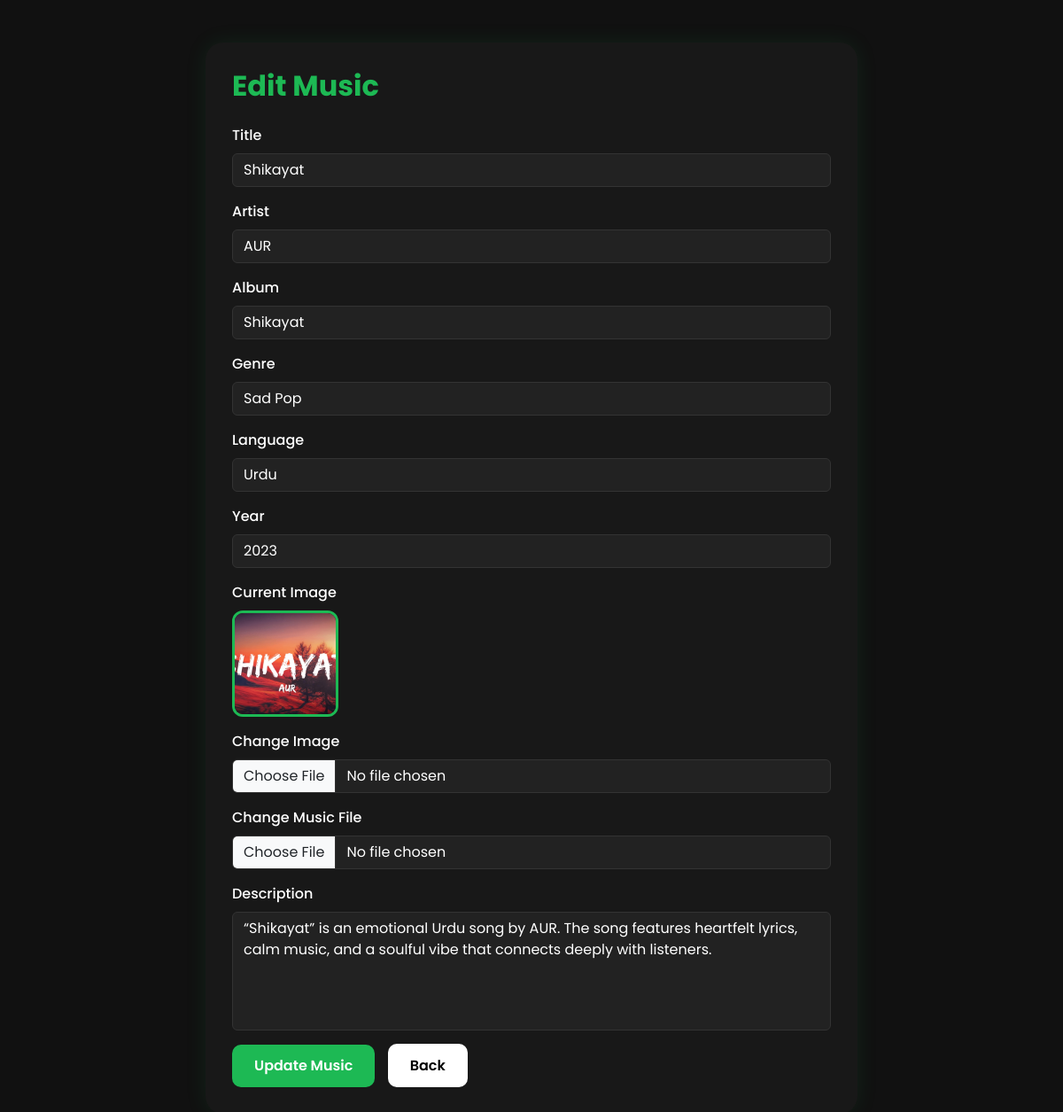
/admin/music/edit-music.php?id=1 (signed in), run on the app's committed database.
### tables this page shows
CREATE TABLE `music` (
  `id` int(11) NOT NULL,
  `title` varchar(255) NOT NULL,
  `artist` varchar(255) NOT NULL,
  `album` varchar(255) NOT NULL,
  `genre` varchar(100) NOT NULL,
  `language` varchar(100) NOT NULL,
  `year` year(4) NOT NULL,
  `image` varchar(255) NOT NULL,
  `music_file` varchar(255) NOT NULL,
  `description` text DEFAULT NULL,
  `created_at` timestamp NOT NULL DEFAULT current_timestamp()
);

### admin/music/edit-music.php (the view, shortened to what this page needs)
<?php
include("../../includes/config.php");
$id = $_GET['id'];
$get_music = mysqli_query(
    $connection, "SELECT * FROM music WHERE id='$id'"
);
$music = mysqli_fetch_assoc($get_music);
?>
<!DOCTYPE html>
<html lang="en">
<head>
    <link href="https://cdn.jsdelivr.net/npm/bootstrap@5.3.3/dist/css/bootstrap.min.css" rel="stylesheet">
     <link rel="stylesheet" href="../css/edit.css">
</head>
<section class="container py-5">
    <section class="row justify-content-center">
        <section class="col-lg-8">
            <section class="edit-card">
                <h2 class="edit-title">Edit Music</h2>
                <form method="POST" enctype="multipart/form-data">
                    <section class="mb-3">
                        <label class="form-label">Title</label>
                        <input type="text" name="title" class="form-control" value="<?php echo $music['title']; ?>">
                    </section>
                    <section class="mb-3">
                        <label class="form-label">Artist</label>
                        <input type="text" name="artist" class="form-control" value="<?php echo $music['artist']; ?>">
                    </section>
                    <section class="mb-3">
                        <label class="form-label">Album</label>
                        <input type="text" name="album" class="form-control" value="<?php echo $music['album']; ?>">
                    </section>
                    <section class="mb-3">
                        <label class="form-label">Genre</label>
                        <input type="text" name="genre" class="form-control" value="<?php echo $music['genre']; ?>">
                    </section>
                    <section class="mb-3">
                        <label class="form-label"> Language</label>
                        <input type="text" name="language" class="form-control" value="<?php echo $music['language']; ?>">
                    </section>
                    <section class="mb-3">
                        <label class="form-label">Year</label>
                        <input type="number" name="year" class="form-control" value="<?php echo $music['year']; ?>">
                    </section>
                    <section class="mb-3">
                        <label class="form-label">Current Image</label>
                        <br>
                        <img src="../../uploads/images/<?php echo $music['image']; ?>" class="current-image">
                    </section>
                    <section class="mb-3">
                        <label class="form-label">Change Image</label>
                        <input type="file" name="image" class="form-control">
                    </section>
                    <section class="mb-3">
                        <label class="form-label">Change Music File</label>
                        <input type="file" name="music_file" class="form-control">
                    </section>
                    <section class="mb-3">
                        <label class="form-label">Description</label>
                        <textarea name="description" rows="5" class="form-control"><?php echo $music['description']; ?></textarea>
                    </section>
                    <button type="submit" name="update" class="btn-update">Update Music</button>
                    <a href="manage-music.php" class="btn-back">Back</a>
                </form>
            </section>
        </section>
    </section>
</section>
</body>
</html>

### admin/css/edit.css (style rules this page uses)
* { margin: 0; padding: 0; box-sizing: border-box; font-family: var(--main-font-family); }
:root { --main-color: #1db954; --sec-color: #ccc; --text-color: #ffffff; --sec-text-color: #aaaaaa; --bg-color: #111111; --btn-hover-color: #18a349; --main-font-family: "Poppins"; }
.edit-card { background: #181818; border-radius: 20px; padding: 30px; box-shadow: 0 0 25px rgba(29, 185, 84, .1); }
.edit-title { color: var(--main-color); font-weight: 700; margin-bottom: 25px; }
.form-label { color: var(--text-color); font-weight: 500; }
.form-control { background: #222; border: 1px solid #333; color: var(--text-color); }
.form-control::placeholder { color: var(--sec-text-color); }
.current-image { width: 120px; height: 120px; object-fit: cover; border-radius: 12px; border: 3px solid var(--main-color); }
.btn-update { background: var(--main-color); border: none; color: white; padding: 12px 25px; border-radius: 10px; font-weight: 600; transition: .3s; }
.btn-back { background: var(--text-color); color: black; font-weight: 600; padding: 13px 25px; border-radius: 10px; text-decoration: none; margin-left: 10px; transition: 0.3s; }
textarea { resize: none; }

### data on the page
music: title "Shikayat", artist "AUR", album "Shikayat", genre "Sad Pop", language "Urdu", year "2023", image (picture), description "“Shikayat” is an emotional Urdu song by AUR. The song features heartfelt lyrics, calm music, and a soulful vibe that connects deeply with listeners."
